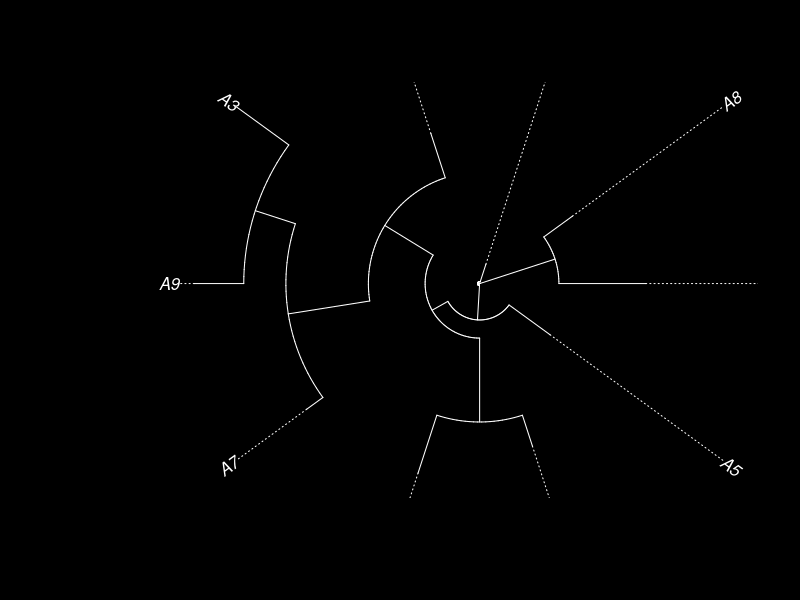
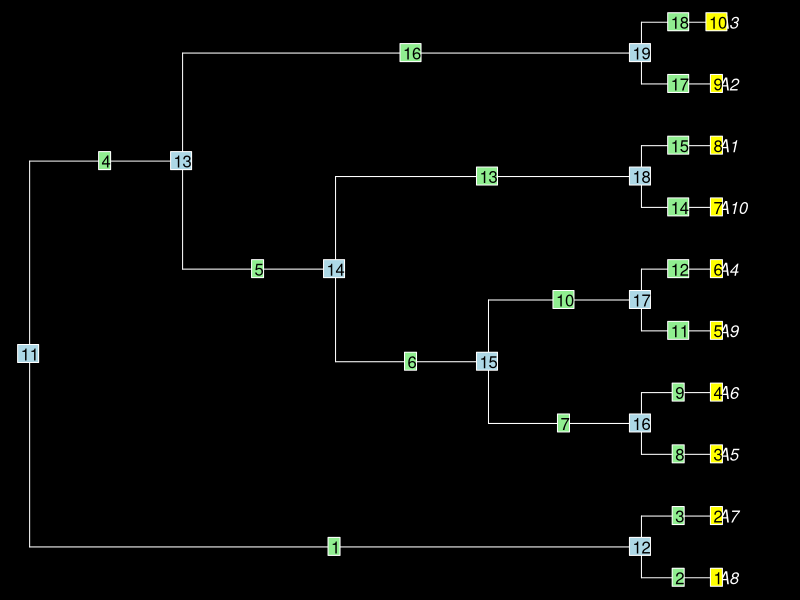
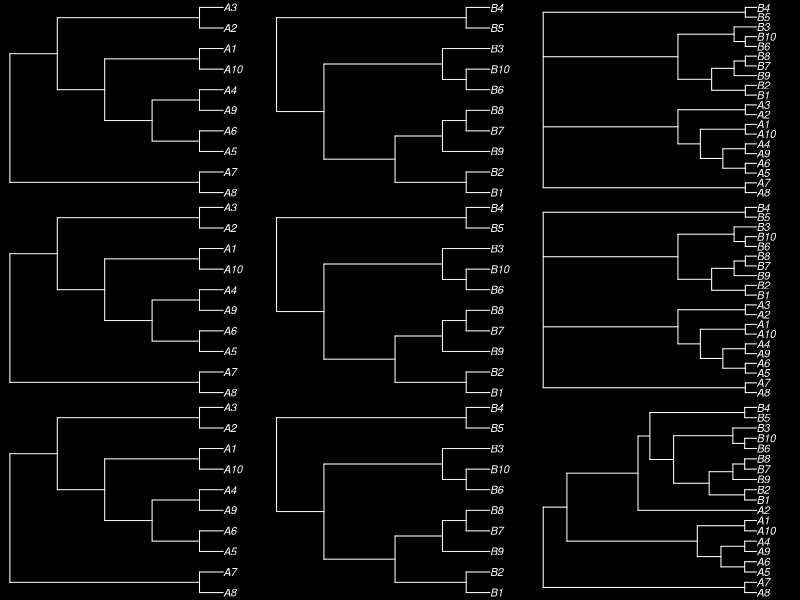
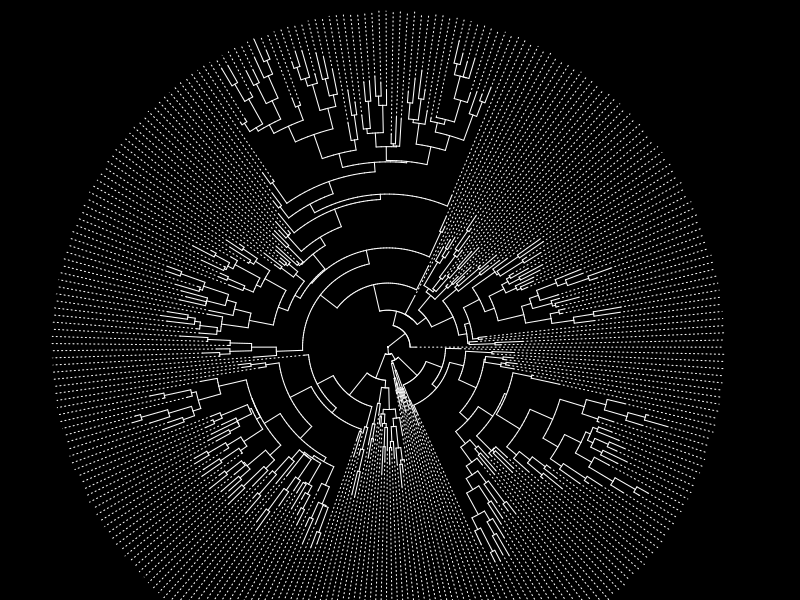
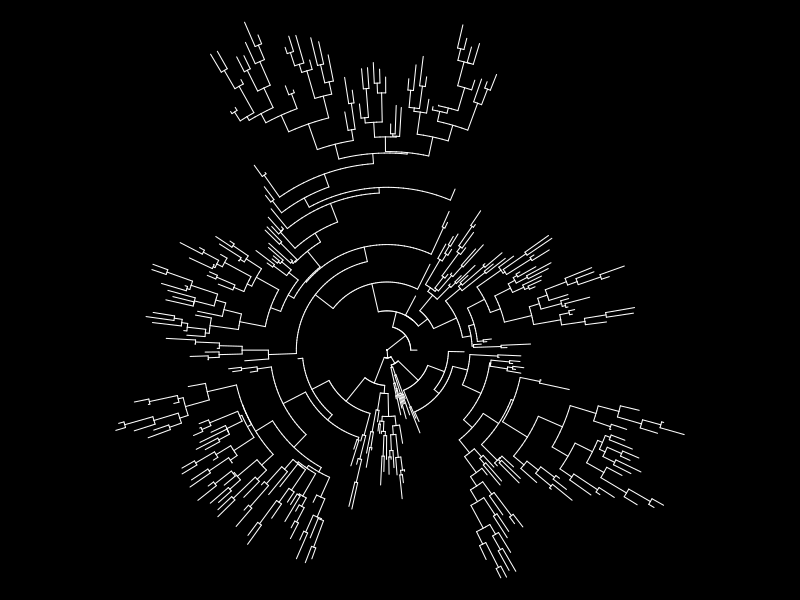
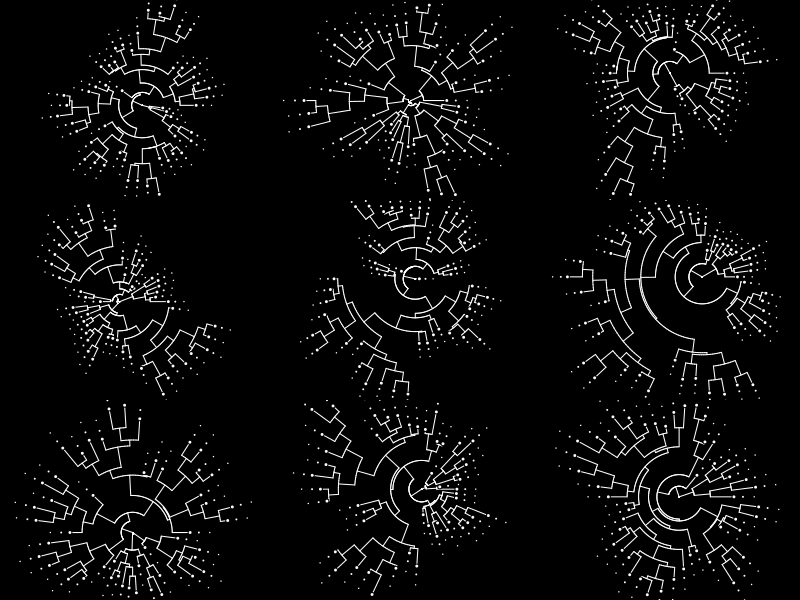
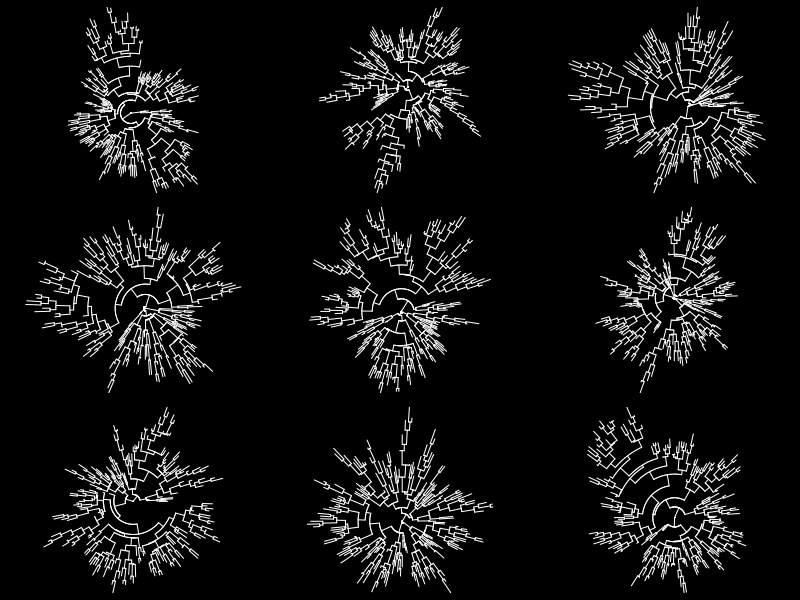
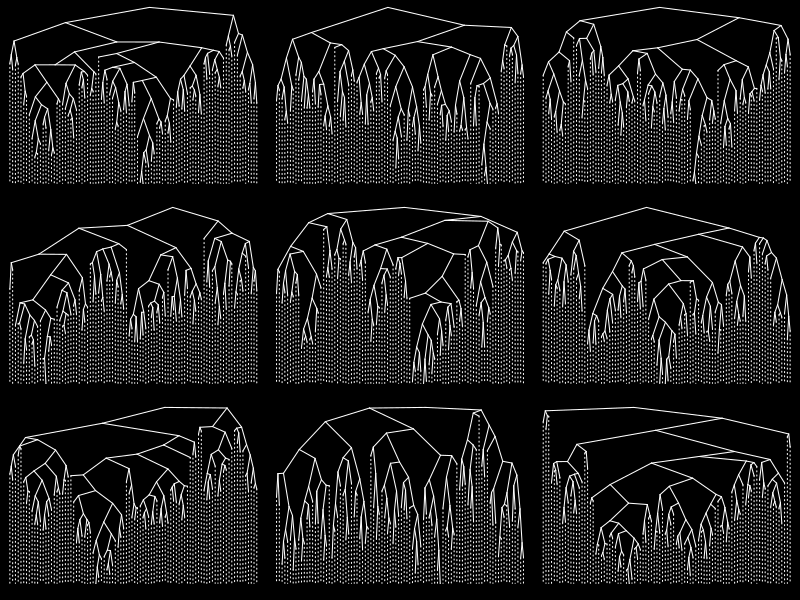

Generate these figures, in order, with R:

# http://blog.phytools.org/2024/03/function-for-plotting-discrete-andor.html

library(phytools)
library(ape)

par(bg = 'black', fg = 'white', mfcol = c(1, 1))
r <- rtree(n = 10, tip.label = sprintf('A%s', 1:10))
plot(r, align.tip = TRUE, adj = 1, type = 'f')

##

r1 <- rtree(n = 10, tip.label = sprintf('A%s', 1:10))
r2 <- rtree(n = 10, tip.label = sprintf('B%s', 1:10))

r <- bind.tree(r1, r2, where = 'root')
r <- bind.tree(r1, r2, where = 10)
r <- r1 + r2

par(bg = 'black', fg = 'white', mfcol = c(1, 1))
plot(r1, use.edge.length = FALSE, type = 'phylogram', cex = 1, no.margin = TRUE)
nodelabels()
edgelabels()
tiplabels()

par(bg = 'black', fg = 'white', mfrow = c(3, 3))

plot(r1, use.edge.length = FALSE, type = 'phylogram', cex = 1, no.margin = TRUE)
plot(r2, use.edge.length = FALSE, type = 'phylogram', cex = 1, no.margin = TRUE)
plot(bind.tree(r1, r2), use.edge.length = FALSE, type = 'phylogram', cex = 1, no.margin = TRUE)

plot(r1, use.edge.length = FALSE, type = 'phylogram', cex = 1, no.margin = TRUE)
plot(r2, use.edge.length = FALSE, type = 'phylogram', cex = 1, no.margin = TRUE)
plot(r1 + r2, use.edge.length = FALSE, type = 'phylogram', cex = 1, no.margin = TRUE)


plot(r1, use.edge.length = FALSE, type = 'phylogram', cex = 1, no.margin = TRUE)
plot(r2, use.edge.length = FALSE, type = 'phylogram', cex = 1, no.margin = TRUE)
plot(bind.tree(r1, r2, where = 10), use.edge.length = FALSE, type = 'phylogram', cex = 1, no.margin = TRUE)


##

par(bg = 'black', fg = 'white', mfcol = c(1, 1))

.n <- 50
tree <- rtree(n = .n)

for(i in 1:5) {
  tree <- bind.tree(tree, rtree(n = .n), where = sample(1:Ntip(tree), size = 1))
  # tree <- bind.tree(tree, rtree(n = .n), where = 1)
}

plot(tree, type = 'fan', no.margin = TRUE, show.tip.label = TRUE, align.tip.label = TRUE, tip.color = 1)

plot(tree, type = 'fan', no.margin = TRUE, show.tip.label = FALSE)

# tiplabels(pch = 16, col = 'white', cex = 0.25, offset = 0.1)
# tiplabels(pch = 16, col = 'white', cex = 0.25, offset = 0.3)
# tiplabels(pch = 16, col = 'white', cex = 0.25, offset = 1)
# tiplabels(pch = 16, col = 'white', cex = 0.25, offset = 3)

## TODO: give each sub-tree its own color



par(bg = 'black', fg = 'white', mfcol = c(3, 3))

for(i in 1:9) {
  tree <- rtree(n = 50)
  plot(tree, type = 'fan', no.margin = TRUE, show.tip.label = FALSE)
  tiplabels(pch = 21, bg = 'white', cex = 0.8, offset = 0.1)
  tiplabels(pch = 21, bg = 'white', cex = 0.6, offset = 0.5)
  tiplabels(pch = 21, bg = 'white', cex = 0.5, offset = 1)
}


for(i in 1:9) {
  tree <- rtree(n = 200)
  plot(tree, type = 'fan', no.margin = TRUE, show.tip.label = FALSE)
}


for(i in 1:9) {
  tree <- rtree(n = 90)
  plot(tree, type = 'cladogram', no.margin = TRUE, show.tip.label = TRUE, direction = 'down', align.tip.label = 3, tip.color = 'black')
}

for(i in 1:9) {
  tree <- rtree(n = 50)
  plot(tree, type = 'cladogram', no.margin = TRUE, show.tip.label = FALSE, direction = 'down')
}

for(i in 1:9) {
  tree <- rtree(n = 50)
  plot(tree, type = 'radial', no.margin = TRUE, show.tip.label = FALSE)
}


## TODO: find optimal rotation
for(i in 1:9) {
  tree <- rtree(n = 50)
  plot(tree, type = 'unrooted', no.margin = TRUE, show.tip.label = FALSE, rotate.tree = 90)
}


par(bg = 'black', fg = 'white', mfcol = c(3, 3))

for(i in 1:9) {
  tree <- rtree(n = 50)
  
  Q <- matrix(c(-1,1,0,1,-2,1,0,1,-1),nrow = 3,ncol = 3, dimnames = list(letters[1:3], letters[1:3]))
  X <- sim.Mk(tree, Q, nsim = 10)
  
  plotFanTree.wTraits(tree, X, ftype = "off")
}
